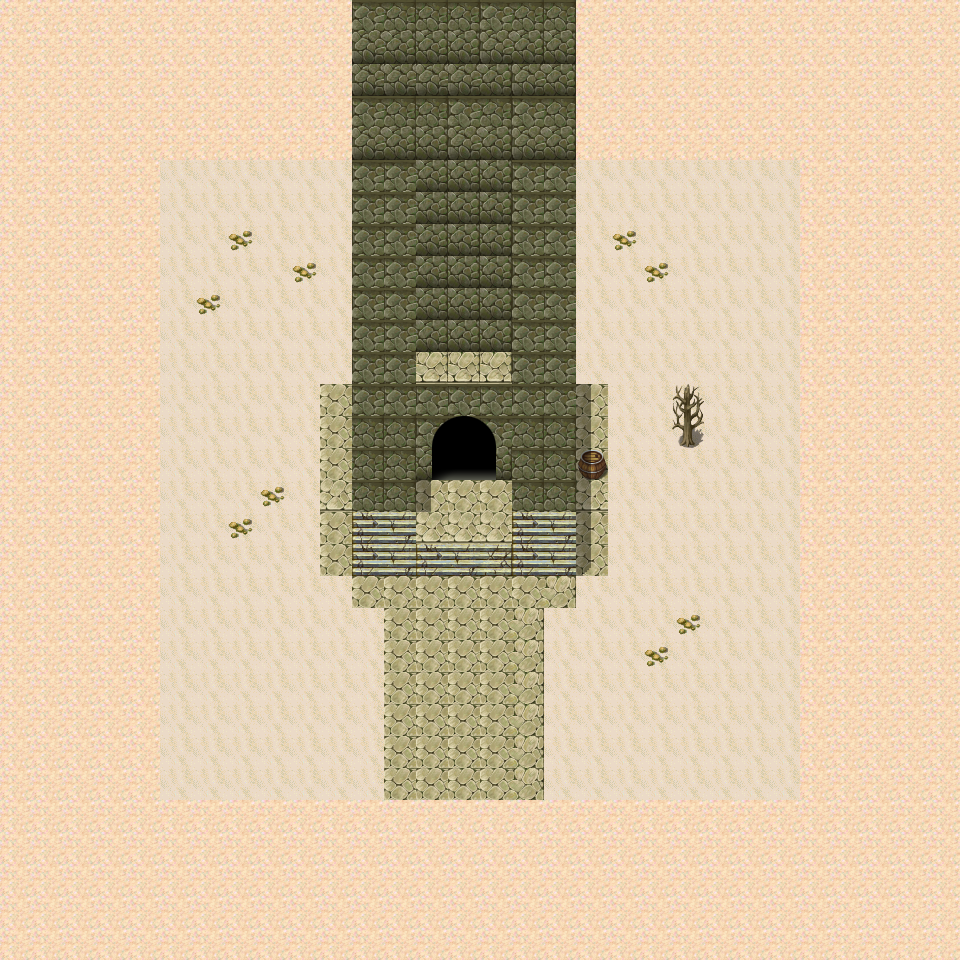

A 2D game scene composited from a Tiled map and its tileset images. What follows is a short description and the map's XML, with each tile layer's data collapsed to a summary:
An orthogonal 30x30 tile map with 32x32 px tiles, 8 tile layers (Tile Layer 1, Tile Layer 2, Tile Layer 3, Tile Layer 4, ...), 5 tilesets and 16 objects (3x portalO, poralO, startpoint, portalIn).

<map version="1.2" tiledversion="1.2.4" orientation="orthogonal" renderorder="right-down" width="30" height="30" tilewidth="32" tileheight="32" infinite="0" nextlayerid="18" nextobjectid="19">
 <tileset firstgid="1" name="rpg_maker_telles0808" tilewidth="32" tileheight="32" tilecount="2016" columns="32">
  <image source="../Resources/rpg_maker_telles0808.png" width="1024" height="2016" />
 </tileset>
 <tileset firstgid="2017" name="rpg_maker_telles0808" tilewidth="32" tileheight="32" tilecount="2016" columns="32">
  <image source="../Resources/rpg_maker_telles0808.png" width="1024" height="2016" />
 </tileset>
 <tileset firstgid="4033" name="worldmapchip5fo" tilewidth="32" tileheight="32" tilecount="144" columns="8">
  <image source="../Resources/worldmapchip5fo.png" width="256" height="576" />
 </tileset>
 <tileset firstgid="4177" name="Exteriors" tilewidth="32" tileheight="32" tilecount="256" columns="16">
  <image source="../Resources/Exteriors.png" width="512" height="512" />
 </tileset>
 <tileset firstgid="4433" name="houses1" tilewidth="32" tileheight="32" tilecount="208" columns="13">
  <image source="../Resources/houses1.png" width="447" height="539" />
 </tileset>
 <layer id="10" name="Tile Layer 1" width="30" height="30">
  <data>[900 cells, 900 non-empty, 2 distinct tile ids]</data>
 </layer>
 <layer id="11" name="Tile Layer 2" width="30" height="30">
  <data>[900 cells, 88 non-empty, 10 distinct tile ids]</data>
 </layer>
 <layer id="12" name="Tile Layer 3" width="30" height="30">
  <data>[900 cells, 64 non-empty, 11 distinct tile ids]</data>
 </layer>
 <layer id="13" name="Tile Layer 4" width="30" height="30">
  <data>[900 cells, 8 non-empty, 2 distinct tile ids]</data>
 </layer>
 <layer id="14" name="Tile Layer 5" width="30" height="30">
  <data>[900 cells, 1 non-empty, 1 distinct tile ids]</data>
 </layer>
 <layer id="15" name="Tile Layer 6" width="30" height="30">
  <data>[900 cells, 35 non-empty, 4 distinct tile ids]</data>
 </layer>
 <layer id="16" name="Tile Layer 7" width="30" height="30">
  <data>[900 cells, 1 non-empty, 1 distinct tile ids]</data>
 </layer>
 <layer id="17" name="Tile Layer 8" width="30" height="30">
  <data>[900 cells, 7 non-empty, 2 distinct tile ids]</data>
 </layer>
 <objectgroup id="9" name="Object Layer 1">
  <object id="1" x="676" y="384" width="24" height="65.3333" />
  <object id="2" x="353.333" y="162.667" width="62.6667" height="349.333" />
  <object id="3" x="348" y="505.333" width="6.66667" height="72" />
  <object id="4" x="574.667" y="508" width="2.66667" height="65.3333" />
  <object id="5" x="512" y="160" width="64" height="349.333" />
  <object id="6" x="414.667" y="374.667" width="96" height="18.6667" />
  <object id="7" x="417.333" y="393.333" width="16" height="85.3333" />
  <object id="8" x="493.333" y="394.667" width="16" height="84" />
  <object id="9" x="422.667" y="402.667" width="82.6667" height="10.6667" />
  <object id="10" x="578.667" y="450.667" width="29.3333" height="28" />
  <object id="11" name="portalO" type="portalO" x="158.667" y="153.333" width="21.3333" height="660" />
  <object id="12" name="portalO" type="poralO" x="145.333" y="150.667" width="686.667" height="18.6667" />
  <object id="13" name="portalO" type="portalO" x="774.667" y="128" width="42.6667" height="789.333" />
  <object id="15" name="portalO" type="portalO" x="150.667" y="781.333" width="689.333" height="38.6667" />
  <object id="16" name="startpoint" type="startpoint" x="436" y="728" width="18.6667" height="16" />
  <object id="18" name="portal1" type="portalIn" x="436" y="454.667" width="53.3333" height="23.3333" />
 </objectgroup>
</map>
